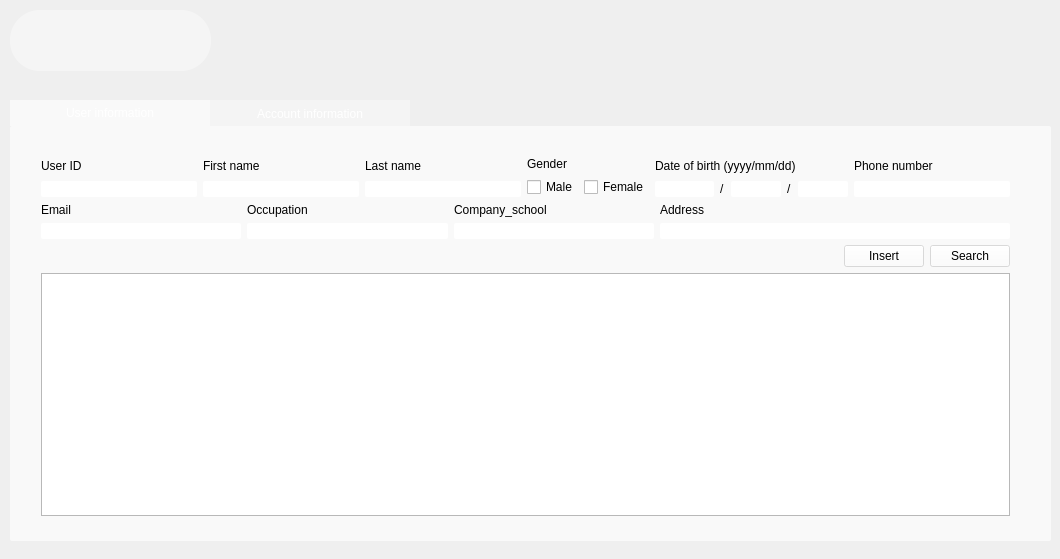
<?xml version="1.0" encoding="UTF-8"?>
<ui version="4.0">
 <class>Administrator</class>
 <widget class="QWidget" name="Administrator">
  <property name="geometry">
   <rect>
    <x>0</x>
    <y>0</y>
    <width>1060</width>
    <height>559</height>
   </rect>
  </property>
  <property name="windowTitle">
   <string>Administrator</string>
  </property>
  <property name="styleSheet">
   <string notr="true">#Administrator{
background-image: url(:/appscreen/Resources/appscreen/administrator-background.png);
}
QTabWidget::pane{
border:0;
}
QLabel{
font: 9pt &quot;Segoe UI&quot;;
color:black;
}
QPushButton{
font: 9pt &quot;Segoe UI&quot;;
}
QCheckBox{
font: 9pt &quot;Segoe UI&quot;;
color: black;
}
QLineEdit{
border-radius:2px;
}
</string>
  </property>
  <widget class="QTabWidget" name="tabWidget">
   <property name="geometry">
    <rect>
     <x>10</x>
     <y>100</y>
     <width>1041</width>
     <height>441</height>
    </rect>
   </property>
   <property name="styleSheet">
    <string notr="true">#user_Information{
	background-color:  rgba(255, 255, 255,0.6);

	border-radius:2px;
}
#account_Information{
background-color:  rgba(255, 255, 255,0.6);
border-radius:2px;
}
QTabBar::tab{
font: 9pt &quot;Segoe UI&quot;;
color:white;
width: 200px;
background-color:  rgba(255, 255, 255,0.3);
}
QTabBar::tab:selected{
font: 9pt &quot;Segoe UI&quot;;
color:white;
width: 200px;
background-color:  rgba(255, 255, 255,0.6);
}


</string>
   </property>
   <property name="currentIndex">
    <number>0</number>
   </property>
   <widget class="QWidget" name="user_Information">
    <attribute name="title">
     <string>User information</string>
    </attribute>
    <widget class="QWidget" name="layoutWidget">
     <property name="geometry">
      <rect>
       <x>20</x>
       <y>20</y>
       <width>991</width>
       <height>381</height>
      </rect>
     </property>
     <layout class="QVBoxLayout" name="verticalLayout_12">
      <item>
       <layout class="QVBoxLayout" name="verticalLayout_11">
        <item>
         <layout class="QGridLayout" name="gridLayout">
          <item row="0" column="0">
           <layout class="QHBoxLayout" name="horizontalLayout_3">
            <item>
             <layout class="QVBoxLayout" name="verticalLayout">
              <item>
               <widget class="QLabel" name="label">
                <property name="text">
                 <string>User ID</string>
                </property>
               </widget>
              </item>
              <item>
               <widget class="QLineEdit" name="userIdLe"/>
              </item>
             </layout>
            </item>
            <item>
             <layout class="QVBoxLayout" name="verticalLayout_2">
              <item>
               <widget class="QLabel" name="label_2">
                <property name="text">
                 <string>First name</string>
                </property>
               </widget>
              </item>
              <item>
               <widget class="QLineEdit" name="firstNameLe"/>
              </item>
             </layout>
            </item>
            <item>
             <layout class="QVBoxLayout" name="verticalLayout_3">
              <item>
               <widget class="QLabel" name="label_5">
                <property name="text">
                 <string>Last name</string>
                </property>
               </widget>
              </item>
              <item>
               <widget class="QLineEdit" name="lastNameLe">
                <property name="maximumSize">
                 <size>
                  <width>16777215</width>
                  <height>16777215</height>
                 </size>
                </property>
               </widget>
              </item>
             </layout>
            </item>
            <item>
             <layout class="QVBoxLayout" name="verticalLayout_4">
              <item>
               <widget class="QLabel" name="label_6">
                <property name="text">
                 <string>Gender</string>
                </property>
               </widget>
              </item>
              <item>
               <layout class="QHBoxLayout" name="horizontalLayout">
                <item>
                 <widget class="QCheckBox" name="maleCheckBox">
                  <property name="text">
                   <string>Male</string>
                  </property>
                 </widget>
                </item>
                <item>
                 <widget class="QCheckBox" name="femaleCheckBox">
                  <property name="text">
                   <string>Female</string>
                  </property>
                 </widget>
                </item>
               </layout>
              </item>
             </layout>
            </item>
            <item>
             <layout class="QVBoxLayout" name="verticalLayout_5">
              <property name="spacing">
               <number>6</number>
              </property>
              <item>
               <widget class="QLabel" name="label_7">
                <property name="text">
                 <string>Date of birth (yyyy/mm/dd)</string>
                </property>
               </widget>
              </item>
              <item>
               <layout class="QHBoxLayout" name="horizontalLayout_2">
                <item>
                 <widget class="QLineEdit" name="yearLe">
                  <property name="sizePolicy">
                   <sizepolicy hsizetype="Fixed" vsizetype="Fixed">
                    <horstretch>0</horstretch>
                    <verstretch>0</verstretch>
                   </sizepolicy>
                  </property>
                  <property name="maximumSize">
                   <size>
                    <width>59</width>
                    <height>16777215</height>
                   </size>
                  </property>
                 </widget>
                </item>
                <item>
                 <widget class="QLabel" name="label_10">
                  <property name="text">
                   <string>/</string>
                  </property>
                 </widget>
                </item>
                <item>
                 <widget class="QLineEdit" name="monthLe">
                  <property name="sizePolicy">
                   <sizepolicy hsizetype="Fixed" vsizetype="Fixed">
                    <horstretch>0</horstretch>
                    <verstretch>0</verstretch>
                   </sizepolicy>
                  </property>
                  <property name="maximumSize">
                   <size>
                    <width>50</width>
                    <height>16777215</height>
                   </size>
                  </property>
                 </widget>
                </item>
                <item>
                 <widget class="QLabel" name="label_11">
                  <property name="text">
                   <string>/</string>
                  </property>
                 </widget>
                </item>
                <item>
                 <widget class="QLineEdit" name="dayLe">
                  <property name="sizePolicy">
                   <sizepolicy hsizetype="Fixed" vsizetype="Fixed">
                    <horstretch>0</horstretch>
                    <verstretch>0</verstretch>
                   </sizepolicy>
                  </property>
                  <property name="maximumSize">
                   <size>
                    <width>50</width>
                    <height>16777215</height>
                   </size>
                  </property>
                 </widget>
                </item>
               </layout>
              </item>
             </layout>
            </item>
            <item>
             <layout class="QVBoxLayout" name="verticalLayout_6">
              <item>
               <widget class="QLabel" name="label_8">
                <property name="text">
                 <string>Phone number</string>
                </property>
               </widget>
              </item>
              <item>
               <widget class="QLineEdit" name="phoneNumberLe"/>
              </item>
             </layout>
            </item>
           </layout>
          </item>
          <item row="1" column="0">
           <layout class="QHBoxLayout" name="horizontalLayout_4">
            <item>
             <layout class="QVBoxLayout" name="verticalLayout_7">
              <item>
               <widget class="QLabel" name="label_9">
                <property name="text">
                 <string>Email</string>
                </property>
               </widget>
              </item>
              <item>
               <widget class="QLineEdit" name="emailLe"/>
              </item>
             </layout>
            </item>
            <item>
             <layout class="QVBoxLayout" name="verticalLayout_8">
              <item>
               <widget class="QLabel" name="label_12">
                <property name="text">
                 <string>Occupation</string>
                </property>
               </widget>
              </item>
              <item>
               <widget class="QLineEdit" name="occupationLe"/>
              </item>
             </layout>
            </item>
            <item>
             <layout class="QVBoxLayout" name="verticalLayout_9">
              <item>
               <widget class="QLabel" name="label_13">
                <property name="text">
                 <string>Company_school</string>
                </property>
               </widget>
              </item>
              <item>
               <widget class="QLineEdit" name="companySchoolLe"/>
              </item>
             </layout>
            </item>
            <item>
             <layout class="QVBoxLayout" name="verticalLayout_10">
              <property name="rightMargin">
               <number>0</number>
              </property>
              <item>
               <widget class="QLabel" name="label_14">
                <property name="text">
                 <string>Address</string>
                </property>
               </widget>
              </item>
              <item>
               <widget class="QLineEdit" name="addressLe">
                <property name="minimumSize">
                 <size>
                  <width>350</width>
                  <height>0</height>
                 </size>
                </property>
                <property name="maximumSize">
                 <size>
                  <width>350</width>
                  <height>16777215</height>
                 </size>
                </property>
               </widget>
              </item>
             </layout>
            </item>
           </layout>
          </item>
         </layout>
        </item>
        <item>
         <layout class="QHBoxLayout" name="horizontalLayout_5">
          <item>
           <spacer name="horizontalSpacer">
            <property name="orientation">
             <enum>Qt::Horizontal</enum>
            </property>
            <property name="sizeHint" stdset="0">
             <size>
              <width>778</width>
              <height>20</height>
             </size>
            </property>
           </spacer>
          </item>
          <item>
           <widget class="QPushButton" name="insertButton">
            <property name="styleSheet">
             <string notr="true">#insertButton{
background-color: rgba(255, 255, 255,0.5);
}
#insertButton:pressed{
background-color: rgba(255, 255, 255,1);
}</string>
            </property>
            <property name="text">
             <string>Insert</string>
            </property>
           </widget>
          </item>
          <item>
           <widget class="QPushButton" name="searchButton">
            <property name="styleSheet">
             <string notr="true">#searchButton{
background-color: rgba(255, 255, 255,0.5);
}
#searchButton:pressed{
background-color: rgba(255, 255, 255,1);
}</string>
            </property>
            <property name="text">
             <string>Search</string>
            </property>
           </widget>
          </item>
         </layout>
        </item>
       </layout>
      </item>
      <item>
       <widget class="QTableView" name="tableView_2"/>
      </item>
     </layout>
    </widget>
   </widget>
   <widget class="QWidget" name="account_Information">
    <attribute name="title">
     <string>Account information</string>
    </attribute>
    <widget class="QWidget" name="layoutWidget">
     <property name="geometry">
      <rect>
       <x>10</x>
       <y>20</y>
       <width>1011</width>
       <height>381</height>
      </rect>
     </property>
     <layout class="QVBoxLayout" name="verticalLayout_18">
      <item>
       <layout class="QVBoxLayout" name="verticalLayout_17">
        <item>
         <layout class="QHBoxLayout" name="horizontalLayout_7">
          <item>
           <layout class="QVBoxLayout" name="verticalLayout_13">
            <item>
             <widget class="QLabel" name="label_15">
              <property name="text">
               <string>User ID</string>
              </property>
             </widget>
            </item>
            <item>
             <widget class="QLineEdit" name="userIdLe_2"/>
            </item>
           </layout>
          </item>
          <item>
           <layout class="QVBoxLayout" name="verticalLayout_14">
            <item>
             <widget class="QLabel" name="label_16">
              <property name="text">
               <string>Account name</string>
              </property>
             </widget>
            </item>
            <item>
             <widget class="QLineEdit" name="accountNameLe"/>
            </item>
           </layout>
          </item>
          <item>
           <layout class="QVBoxLayout" name="verticalLayout_15">
            <item>
             <widget class="QLabel" name="label_17">
              <property name="text">
               <string>Password</string>
              </property>
             </widget>
            </item>
            <item>
             <widget class="QLineEdit" name="passwordLe"/>
            </item>
           </layout>
          </item>
          <item>
           <layout class="QVBoxLayout" name="verticalLayout_16">
            <item>
             <widget class="QLabel" name="label_18">
              <property name="text">
               <string>Account status</string>
              </property>
             </widget>
            </item>
            <item>
             <layout class="QHBoxLayout" name="horizontalLayout_6">
              <item>
               <widget class="QCheckBox" name="activeCheckBox">
                <property name="text">
                 <string>Active</string>
                </property>
               </widget>
              </item>
              <item>
               <widget class="QCheckBox" name="bannedCheckBox">
                <property name="text">
                 <string>Banned</string>
                </property>
               </widget>
              </item>
             </layout>
            </item>
           </layout>
          </item>
         </layout>
        </item>
        <item>
         <layout class="QHBoxLayout" name="horizontalLayout_8">
          <item>
           <spacer name="horizontalSpacer_2">
            <property name="orientation">
             <enum>Qt::Horizontal</enum>
            </property>
            <property name="sizeHint" stdset="0">
             <size>
              <width>638</width>
              <height>20</height>
             </size>
            </property>
           </spacer>
          </item>
          <item>
           <widget class="QPushButton" name="insertButton_2">
            <property name="text">
             <string>Insert</string>
            </property>
           </widget>
          </item>
          <item>
           <widget class="QPushButton" name="searchButton_2">
            <property name="text">
             <string>Search</string>
            </property>
           </widget>
          </item>
         </layout>
        </item>
       </layout>
      </item>
      <item>
       <widget class="QTableView" name="tableView"/>
      </item>
     </layout>
    </widget>
   </widget>
  </widget>
  <widget class="QFrame" name="frame">
   <property name="geometry">
    <rect>
     <x>10</x>
     <y>10</y>
     <width>201</width>
     <height>61</height>
    </rect>
   </property>
   <property name="styleSheet">
    <string notr="true">background-color: rgba(255, 255, 255,0.4);
border-radius: 30px;</string>
   </property>
   <property name="frameShape">
    <enum>QFrame::StyledPanel</enum>
   </property>
   <property name="frameShadow">
    <enum>QFrame::Raised</enum>
   </property>
   <widget class="QPushButton" name="userButton">
    <property name="geometry">
     <rect>
      <x>20</x>
      <y>10</y>
      <width>41</width>
      <height>41</height>
     </rect>
    </property>
    <property name="styleSheet">
     <string notr="true">#userButton{
border-image: url(:/icon/Resources/icon/user.png);
background-color: rgba(255,255,255,0);
}</string>
    </property>
    <property name="text">
     <string/>
    </property>
   </widget>
   <widget class="QPushButton" name="notiButton">
    <property name="geometry">
     <rect>
      <x>80</x>
      <y>10</y>
      <width>41</width>
      <height>41</height>
     </rect>
    </property>
    <property name="styleSheet">
     <string notr="true">#notiButton{
border-image: url(:/icon/Resources/icon/school-bell.png);
background-color: rgba(255,255,255,0);
}</string>
    </property>
    <property name="text">
     <string/>
    </property>
   </widget>
   <widget class="QPushButton" name="logOutButton">
    <property name="geometry">
     <rect>
      <x>140</x>
      <y>10</y>
      <width>41</width>
      <height>41</height>
     </rect>
    </property>
    <property name="styleSheet">
     <string notr="true">#logOutButton{
border-image: url(:/icon/Resources/icon/logout.png);
background-color: rgba(255,255,255,0);
}</string>
    </property>
    <property name="text">
     <string/>
    </property>
   </widget>
  </widget>
 </widget>
 <layoutdefault spacing="6" margin="11"/>
 <resources/>
 <connections/>
</ui>
